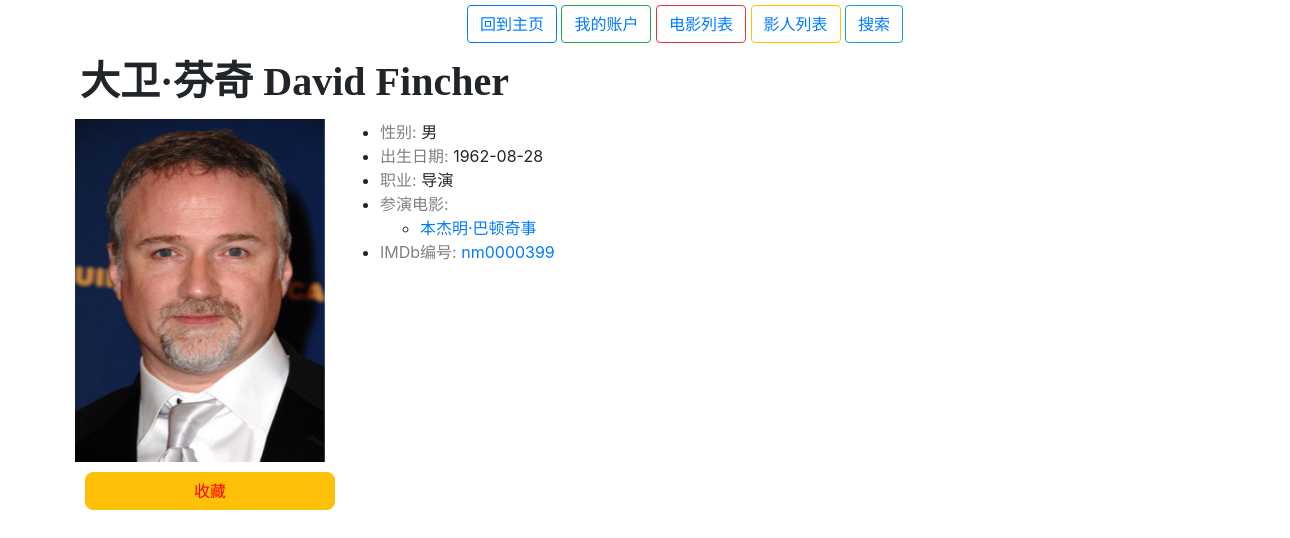
The page /workers/nm0000399 on the database its author committed.
### wenbo_movie/models.py (models this page shows, shortened)
class Worker(models.Model):
    name = models.CharField(max_length=64)
    gender = models.CharField(max_length=64)
    birthday = models.CharField(max_length=64)
    english_name = models.CharField(max_length=64)
    imdb_num = models.CharField(max_length=256)
    work_type = models.CharField(max_length=32)
    related_movie = models.ManyToManyField(Movie, blank=True, related_name="workers")

class Movie(models.Model):
    name = models.CharField(max_length=64)
    duration = models.IntegerField()
    type = models.CharField(max_length=128)
    country = models.CharField(max_length=64)
    language = models.CharField(max_length=64)
    imdb_num = models.CharField(max_length=256)
    date = models.CharField(max_length=64)

### wenbo_movie/views.py (the view)
# urls.py: path("workers/<imdb_num>", views.worker, name="worker"),
def worker(request, imdb_num):
    from usersystem.views import current_user
    try:
        worker = Worker.objects.filter(imdb_num=imdb_num).first()
        movie_list = []
        for a in worker.related_movie.all():
            movie_list.append(a)
    except Worker.DoesNotExist:
        raise Http404("Worker does not exist.")
    nolike_users = Myuser.objects.exclude(likeworkers=worker).all()
    nolike_list = []
    for user in nolike_users:
        nolike_list.append(user.username)
    can_like = False
    if current_user in nolike_list:
        can_like = True
    if worker.work_type == "actor":
        wt = "演员"
    elif worker.work_type == "director":
        wt = "导演"
    else:
        wt = "未知"
    imdb_link = "https://www.imdb.com/name/" + str(worker.imdb_num)
    img_link = "/static/pictures/" + str(imdb_num) + ".jpg"
    able_like = True
    if current_user == "":
        able_like = False
    context = {
        "worker": worker,
        "movies": movie_list,
        "can_like": can_like,
        "current_user": current_user,
        "imdb_link": imdb_link,
        "img_link": img_link,
        "work_type": wt,
        "able_like": able_like,
    }
    return render(request, "workers/worker.html", context)

### wenbo_movie/templates/workers/worker.html (shortened to what this page needs)
{% extends "movies/base.html" %}
{% block head %}
    {{ worker.name }}  {{ worker.english_name }}
{% endblock %}
{% block body %}
    <img src="{{img_link}}" width="250" height="343"/>
    <div id="w_info">
        <ul>
            <li><font color="grey">性别: </font>{{ worker.gender }}</li>
            <li><font color="grey">出生日期: </font>{{ worker.birthday }}</li>
            <li><font color="grey">职业: </font>{{ work_type }}</li>
            <li><font color="grey">参演电影:</font>
                <ul>
                    {% for m in movies %}
                        <li><a href="{% url 'movie' m.imdb_num %}">{{ m.name }}</a></li>
                    {% empty %}
                        <li>没有参演过任何电影</li>
                    {% endfor %}
                </ul>
            </li>
            <li><font color="grey">IMDb编号: </font><a href="{{imdb_link}}">{{ worker.imdb_num }}</a></li>
        </ul>
    </div>
    {% if able_like %}
        <div id="like">
            {% if can_like %}
                <form action="{% url 'like_w' worker.imdb_num %}" method="post">
                    <button name="like" value=1 class="btn btn-warning" type="submit">收藏</button>
                </form>
            {% else %}
                <form action="{% url 'like_w' worker.imdb_num %}" method="post">
                    {% csrf_token %}
                    <button name="like" value=0 class="btn btn-warning" type="submit">❤️已收藏</button>
                </form>
            {% endif %}
        </div>
    {% endif %}
{% endblock %}

### wenbo_movie/static/movie_style.css (style rules this page uses)
body { position: relative; left: 40px; }
img { position: relative; top: 10px; left: 20px; margin: 15px; }
div[id="like"] { margin: 5px; position: relative; left: 40px; }
div[id="like"] button { width: 250px; border-radius: 8px; color: red; }
div[id="w_info"] { position: absolute; left: 300px; top: 120px; }

### rows shown on the page
Worker: name "大卫·芬奇", english_name "David Fincher", gender "男", birthday "1962-08-28", imdb_num "nm0000399"
Movie: name "本杰明·巴顿奇事"

### other values the page prints
{{ work_type }} "导演"
